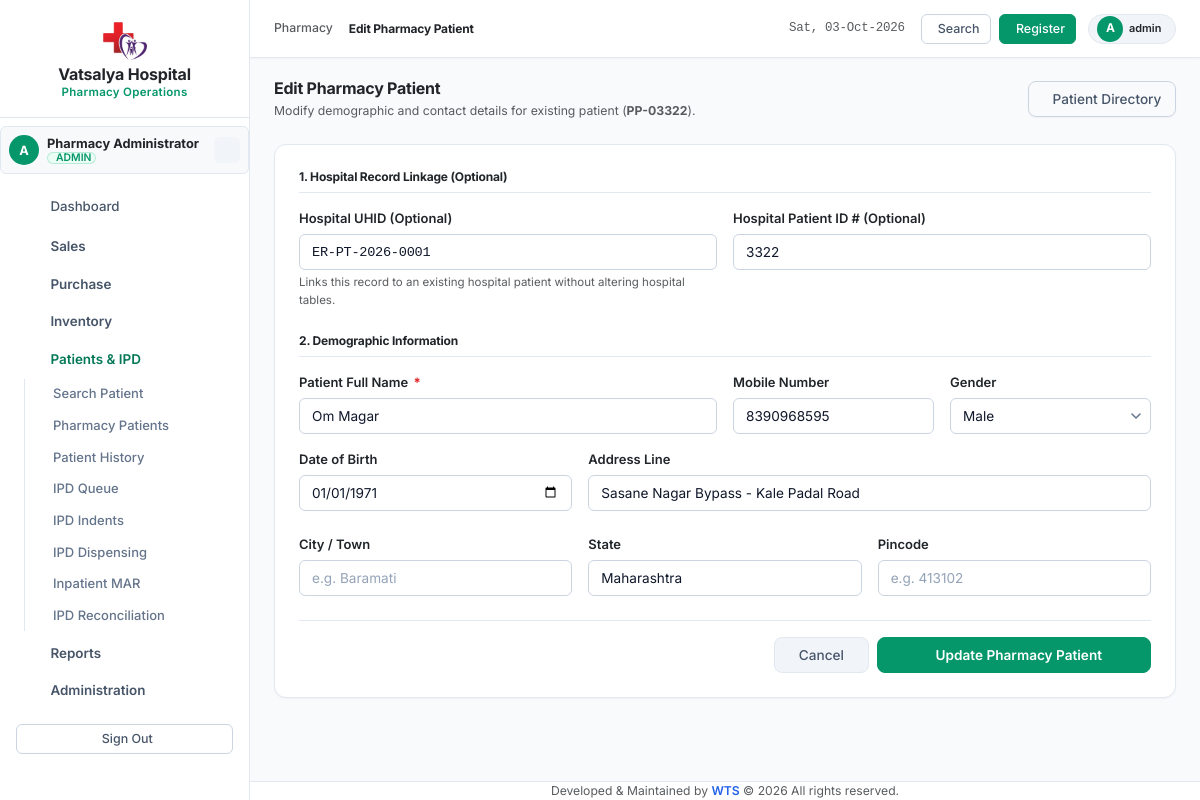
Screenshot of /modules/patients/register.php?edit_id=3323 (signed in) with the database file from the repository.
### tables this page shows
CREATE TABLE `pharmacy_patients` (
  `id` int(11) NOT NULL AUTO_INCREMENT,
  `pharmacy_patient_no` varchar(30) NOT NULL,
  `hospital_patient_id` int(11) DEFAULT NULL,
  `hospital_uhid` varchar(50) DEFAULT NULL,
  `name` varchar(100) NOT NULL,
  `mobile` varchar(20) DEFAULT NULL,
  `gender` enum('Male','Female','Other') NOT NULL DEFAULT 'Other',
  `date_of_birth` date DEFAULT NULL,
  `address` text DEFAULT NULL,
  `city` varchar(50) DEFAULT NULL,
  `state` varchar(50) DEFAULT NULL,
  `pincode` varchar(10) DEFAULT NULL,
  `doctor_id` int(11) DEFAULT NULL,
  `status` enum('Active','Inactive') NOT NULL DEFAULT 'Active',
  `created_at` datetime NOT NULL DEFAULT current_timestamp(),
  `updated_at` datetime NOT NULL DEFAULT current_timestamp() ON UPDATE current_timestamp(),
  PRIMARY KEY (`id`),
  UNIQUE KEY `pharmacy_patient_no` (`pharmacy_patient_no`),
  KEY `idx_mobile` (`mobile`),
  KEY `idx_hospital_uhid` (`hospital_uhid`),
  KEY `idx_hospital_patient` (`hospital_patient_id`),
  KEY `idx_name` (`name`)
);

### config/app.php (called while the page is built, shortened)
<?php
spl_autoload_register(function ($class) {
    $prefix = 'Pharmacy\\';
    $baseDir = dirname(__DIR__) . '/app/';
    $len = strlen($prefix);
    $relativeClass = substr($class, $len);
    $file = $baseDir . str_replace('\\', '/', $relativeClass) . '.php';
});

### app/Database/Database.php (called while the page is built, shortened)
<?php
class Database
{
    private static ?PDO $hospitalPdo = null;
    public static function getHospitalConnection(): ?PDO
    {
        if (self::$hospitalPdo === null) {
            $host = getenv('HOSPITAL_DB_HOST') ?: '127.0.0.1';
            $port = getenv('HOSPITAL_DB_PORT') ?: '3306';
            $dbname = getenv('HOSPITAL_DB_NAME') ?: 'hospital_db';
            $user = getenv('HOSPITAL_DB_USER') ?: 'root';
            $pass = getenv('HOSPITAL_DB_PASS') !== false ? getenv('HOSPITAL_DB_PASS') : '';
            $dsn = "mysql:host={$host};port={$port};dbname={$dbname};charset=utf8mb4";
            $options = [
                PDO::ATTR_ERRMODE            => PDO::ERRMODE_EXCEPTION,
                PDO::ATTR_DEFAULT_FETCH_MODE => PDO::FETCH_ASSOC,
                PDO::ATTR_EMULATE_PREPARES   => false,
            ];
            try {
                self::$hospitalPdo = new PDO($dsn, $user, $pass, $options);
                self::$hospitalPdo->exec("SET time_zone = '+05:30'");
            } catch (PDOException $e) {
                error_log("Hospital DB Connection Notice (non-fatal): " . $e->getMessage());
                return null;
            }
        }
        return self::$hospitalPdo;
    }
}

### app/Services/PatientService.php (called while the page is built, shortened)
<?php
class PatientService
{
    private PDO $pdo;
    public function __construct(
        PDO $pdo,
        ?DocumentSequenceService $sequenceService = null,
        ?AuditService $auditService = null,
        ?HospitalIntegrationInterface $hospitalIntegration = null
    ) {
        $this->pdo = $pdo;
    }
    public function getPatientById(int $id): ?array
    {
        $stmt = $this->pdo->prepare("SELECT * FROM pharmacy_patients WHERE id = ? LIMIT 1");
        $stmt->execute([$id]);
        $row = $stmt->fetch();
        return $row ?: null;
    }
}

### includes/functions.php (called while the page is built, shortened)
<?php
if (!function_exists('sanitize')) {
    function sanitize(?string $val): string
    {
        return htmlspecialchars(trim($val ?? ''), ENT_QUOTES, 'UTF-8');
    }
}

### modules/patients/register.php (the view, shortened to what this page needs)
<?php
require_once __DIR__ . '/../../config/app.php';
require_once __DIR__ . '/../../config/database.php';
require_once __DIR__ . '/../../config/session.php';
require_once __DIR__ . '/../../includes/functions.php';
require_once __DIR__ . '/../../app/Services/PatientService.php';
$patientService = new PatientService($pdo);
$editId = !empty($_GET['edit_id']) ? (int)$_GET['edit_id'] : null;
$isEdit = false;
$formData = [
    'hospital_patient_id' => $_GET['hospital_patient_id'] ?? '',
    'hospital_uhid'       => $_GET['hospital_uhid'] ?? '',
    'name'                => $_GET['name'] ?? '',
    'mobile'              => $_GET['mobile'] ?? '',
    'gender'              => $_GET['gender'] ?? 'Other',
    'date_of_birth'       => '',
    'address'             => '',
    'city'                => '',
    'state'               => 'Maharashtra',
    'pincode'             => ''
];
if ($editId) {
    $existingPatient = $patientService->getPatientById($editId);
    if ($existingPatient) {
        $isEdit = true;
        $formData = [
            'hospital_patient_id' => $existingPatient['hospital_patient_id'] ?? '',
            'hospital_uhid'       => $existingPatient['hospital_uhid'] ?? '',
            'name'                => $existingPatient['name'] ?? '',
            'mobile'              => $existingPatient['mobile'] ?? '',
            'gender'              => $existingPatient['gender'] ?? 'Other',
            'date_of_birth'       => $existingPatient['date_of_birth'] ?? '',
            'address'             => $existingPatient['address'] ?? '',
            'city'                => $existingPatient['city'] ?? '',
            'state'               => $existingPatient['state'] ?? 'Maharashtra',
            'pincode'             => $existingPatient['pincode'] ?? ''
        ];
    } else {
        $error = "Patient record #{$editId} not found.";
    }
} else {
    require_permission('pharmacy.patients.create');
    $page_title = 'Register Pharmacy Patient';
}
include __DIR__ . '/../../includes/header.php';
include __DIR__ . '/../../includes/sidebar.php';
include __DIR__ . '/../../includes/navbar.php';
?>
<div class="mb-4">
    <div class="d-flex justify-content-between align-items-center flex-wrap gap-2">
        <div>
            <h4 class="fw-bold mb-1 text-dark">
                <?php if ($isEdit): ?>
                    <i class="ti ti-user-edit text-emerald me-1.5"></i> Edit Pharmacy Patient
                <?php else: ?>
                    <i class="ti ti-user-plus text-emerald me-1.5"></i> Register Pharmacy Patient
                <?php endif; ?>
            </h4>
            <p class="text-muted small mb-0">
                <?= $isEdit ? 'Modify demographic and contact details for existing patient (<strong>' . sanitize($existingPatient['pharmacy_patient_no'] ?? '') . '</strong>).' : 'Creates an independent <strong>Pharmacy Patient ID</strong> (<code>PP-XXXXXX</code>). Hospital links remain optional and nullable.' ?>
            </p>
        </div>
        <a href="<?= BASE_URL ?>modules/patients/list.php" class="btn btn-outline-secondary shadow-xs">
            <i class="ti ti-arrow-left me-1"></i> Patient Directory
        </a>
    </div>
</div>
<div class="card card-custom p-4">
    <form method="POST" autocomplete="off">
        <h6 class="fw-bold text-dark mb-3 border-bottom pb-2">
            1. Hospital Record Linkage (Optional)
        </h6>
        <div class="row g-3 mb-4">
            <div class="col-md-6">
                <label class="form-label small fw-semibold text-dark" for="hospitalUhid">Hospital UHID (Optional)</label>
                <input type="text" id="hospitalUhid" name="hospital_uhid" class="form-control font-monospace" value="<?= sanitize($formData['hospital_uhid']) ?>" placeholder="e.g. VH2060 (Leave blank for walk-ins)">
                <div class="form-text text-muted" style="font-size: 0.72rem;">Links this record to an existing hospital patient without altering hospital tables.</div>
            </div>
            <div class="col-md-6">
                <label class="form-label small fw-semibold text-dark" for="hospitalPatientId">Hospital Patient ID # (Optional)</label>
                <input type="number" id="hospitalPatientId" name="hospital_patient_id" class="form-control" value="<?= sanitize($formData['hospital_patient_id']) ?>" placeholder="e.g. 1042">
            </div>
        </div>
        <h6 class="fw-bold text-dark mb-3 border-bottom pb-2">
            2. Demographic Information
        </h6>
        <div class="row g-3 mb-3">
            <div class="col-md-6">
                <label class="form-label small fw-semibold text-dark" for="patientName">Patient Full Name <span class="text-danger">*</span></label>
                <input type="text" id="patientName" name="name" class="form-control" required value="<?= sanitize($formData['name']) ?>" placeholder="e.g. Ramesh Kulkarni">
            </div>
            <div class="col-md-3">
                <label class="form-label small fw-semibold text-dark" for="patientMobile">Mobile Number</label>
                <input type="text" id="patientMobile" name="mobile" class="form-control" value="<?= sanitize($formData['mobile']) ?>" placeholder="e.g. 9876543210">
            </div>
            <div class="col-md-3">
                <label class="form-label small fw-semibold text-dark" for="patientGender">Gender</label>
            </div>
        </div>
        <div class="row g-3 mb-4">
            <div class="col-md-4">
                <label class="form-label small fw-semibold text-dark" for="patientDob">Date of Birth</label>
                <input type="date" id="patientDob" name="date_of_birth" class="form-control" value="<?= sanitize($formData['date_of_birth']) ?>">
            </div>
            <div class="col-md-8">
                <label class="form-label small fw-semibold text-dark" for="patientAddress">Address Line</label>
                <input type="text" id="patientAddress" name="address" class="form-control" value="<?= sanitize($formData['address']) ?>" placeholder="Street, Area, Landmark">
            </div>
        </div>
        <div class="row g-3 mb-4">
            <div class="col-md-4">
                <label class="form-label small fw-semibold text-dark" for="patientCity">City / Town</label>
                <input type="text" id="patientCity" name="city" class="form-control" value="<?= sanitize($formData['city']) ?>" placeholder="e.g. Baramati">
            </div>
            <div class="col-md-4">
                <label class="form-label small fw-semibold text-dark" for="patientState">State</label>
                <input type="text" id="patientState" name="state" class="form-control" value="<?= sanitize($formData['state']) ?>" placeholder="e.g. Maharashtra">
            </div>
            <div class="col-md-4">
                <label class="form-label small fw-semibold text-dark" for="patientPincode">Pincode</label>
                <input type="text" id="patientPincode" name="pincode" class="form-control" value="<?= sanitize($formData['pincode']) ?>" placeholder="e.g. 413102">
            </div>
        </div>
        <div class="d-flex justify-content-end gap-2 pt-3 border-top">
            <a href="<?= BASE_URL ?>modules/patients/list.php" class="btn btn-light border px-4">Cancel</a>
            <button type="submit" class="btn btn-emerald px-5 fw-semibold">
                <i class="ti ti-check me-1"></i> <?= $isEdit ? 'Update Pharmacy Patient' : 'Register Pharmacy Patient' ?>
            </button>
        </div>
    </form>
</div>
<?php
include __DIR__ . '/../../includes/footer.php';
?>

### rows the page displays
pharmacy_patients: pharmacy_patient_no "PP-03322", hospital_uhid "ER-PT-2026-0001", hospital_patient_id "3322", name "Om Magar", mobile "8390968595", date_of_birth "01/01/1971", address "Sasane Nagar Bypass - Kale Padal Road"

### other values shown
substr($user['username'] ?? 'P', 0, 1) "A"
$user['full_name'] "Pharmacy Administrator"
$user['role_name'] "ADMIN"
$page_title "Edit Pharmacy Patient"
$user['username'] "admin"
